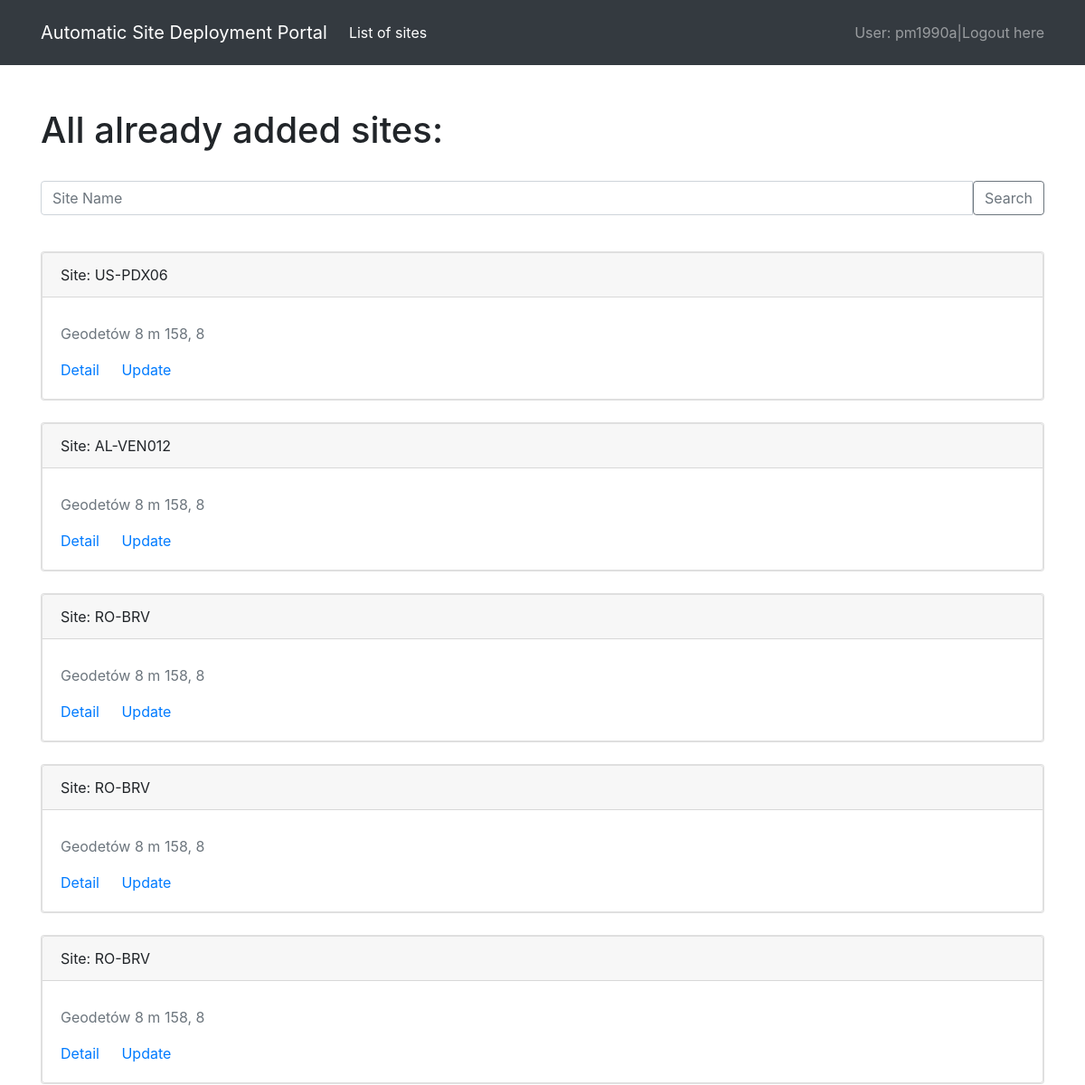
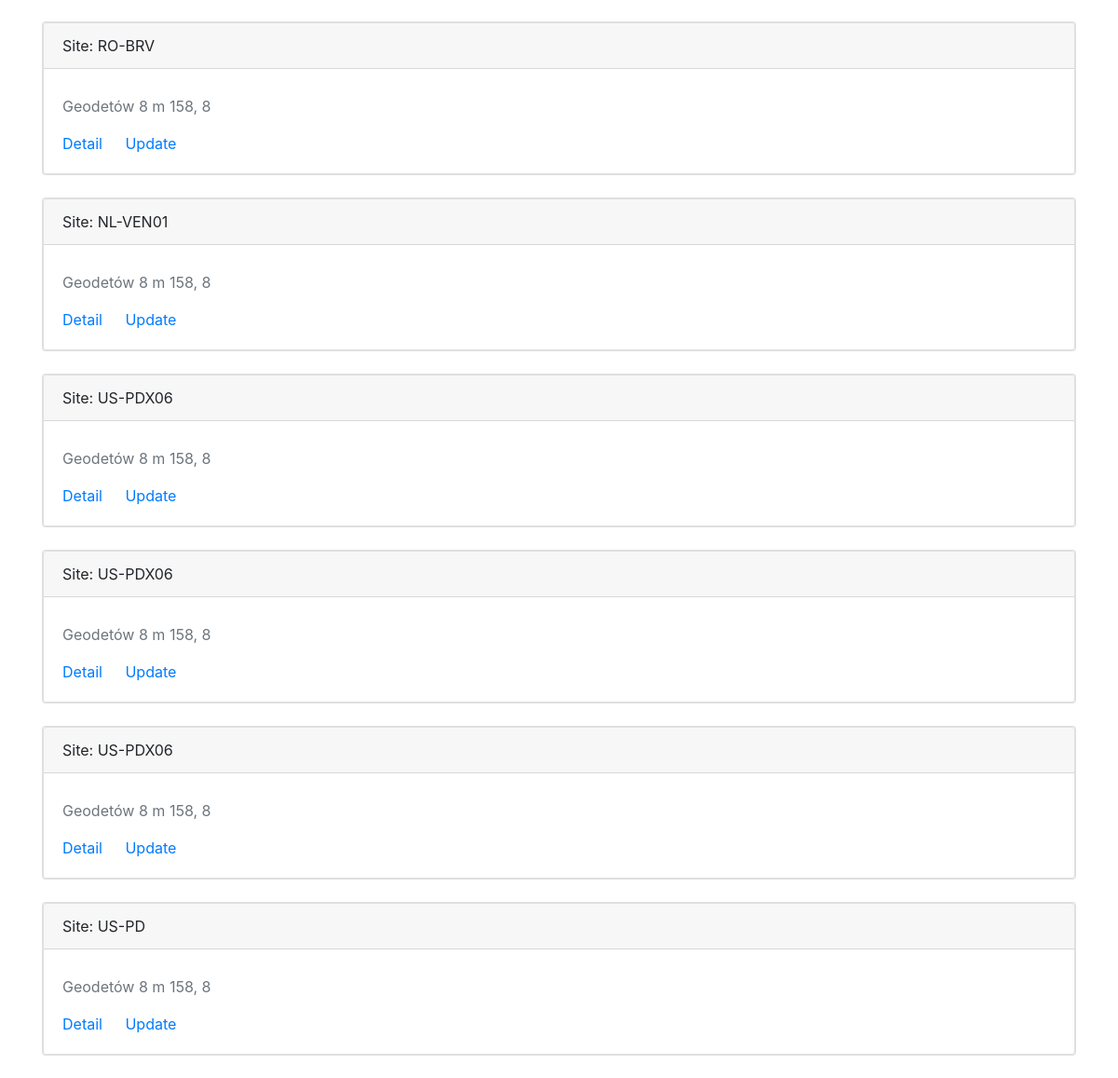
/lbe_portal/list/ (signed in), run on the app's committed database (2 pictures, top to bottom).
### lbeportal/models.py (models this page shows, shortened)
class SiteVendor(models.Model):
    site_code = models.CharField(verbose_name="Site Code", max_length=10, help_text='Code requested by Vendor Team')
    delivery_type = models.CharField(choices=DELIVERY_TYPE, verbose_name='Type of delivery', max_length=64)
    address = models.CharField(verbose_name="Site Address", max_length=64)
    bandwidth = models.IntegerField(verbose_name="Bandwidth")
    site_classification = models.CharField(choices=CLASSIFICATION, verbose_name="Site Classification:", max_length=64)
    user = models.ForeignKey(settings.AUTH_USER_MODEL, default=1, on_delete=models.CASCADE)
    def __str__(self):
        return self.site_code
    def get_absolute_url(self):
        return '/lbe_portal/{}'.format(self.pk)

### lbeportal/views.py (the view)
# urls.py: path('list/', SiteVendorListView.as_view(), name='list'),
class SiteVendorListView(ListView):
    template_name = 'sitevendor_list.html'
    paginate_by = 20
    ordering = ['-pk']
    model = SiteVendor
    def get_queryset(self):
        query = self.request.GET.get('query')
        if query:
            object_list = SiteVendor.objects.filter(
                Q(site_code__icontains=query)|
                Q(address__icontains=query)
            ).distinct()
        else:
            object_list = SiteVendor.objects.all()
        return object_list

### templates/sitevendor_list.html (shortened to what this page needs)
{% extends 'base.html' %}
{% block content %}
<div class="container">
<br>
    <h1>All already added sites:</h1>
<br>
        <form method="GET" action="" class="form-group">
            <div class="input-group mb-3">
        <input type="text" class="form-control" name='query' placeholder="Site Name"/>
        <input type="submit" class="btn btn-outline-secondary" value="Search"/>
            </div>
        </form>
<br>
    {% for o in object_list %}
<div class="card ">
        <div class="card" >
            <div class="card-header">Site:  {{ o }}</div>
            <div class="card-body">
                <p class="card-text text-muted">{{ o.address }}</p>
                <a href="{{ o.get_absolute_url }}" class="card-link">Detail</a>
                <a href="{% url 'lbeportal:update' o.pk %}" class="card-link">Update</a>
            </div>
            </div>
        </div>
<br>
    {% endfor %}
</div>
{% endblock %}

### templates/base.html (shortened to what this page needs)
{% load static %}
<html lang="pl">
<head>
    <link rel="stylesheet" href="https://stackpath.bootstrapcdn.com/bootstrap/4.3.1/css/bootstrap.min.css">
</head>
<body>
{% block navbar %}
  <nav class="navbar navbar-expand-lg navbar-dark bg-dark p-3">
    <div class="container">
      <a class="navbar-brand" href="{% url 'lbeportal:main' %}">Automatic Site Deployment Portal</a>
      <div class="collapse navbar-collapse" id="navbarSupportedContent">
        <ul class="navbar-nav mr-auto mt-2 mt-lg-0">
          <li class="nav-item active">
            <a class="nav-link" href="{% url 'lbeportal:list' %}">List of sites</a>
          </li>
        </ul>
          <ul class="nav justify-content-end">
              <li class="nav-item">
                <a class="navbar-text" href="#">User: {{user}}</a>
              </li>
              <li class="nav-item">
                <a class="navbar-text" href="#">    |   </a>
              </li>
              <li class="nav-item">
            {% if user.is_authenticated %}
              <a class="navbar-text" href="/logout">Logout here</a>
            {% else %}
              <a class="navbar-text" href="/login">Login here</a>
            {% endif %}
              </li>
          </ul>
      </div>
      </div>
  </nav>
<br>
  {% endblock %}
    {% block content %}
    {% endblock %}
</body>
</html>

### data on the page
SiteVendor: site_code "US-PDX06", address "Geodetów 8 m 158, 8"
SiteVendor: site_code "AL-VEN012", address "Geodetów 8 m 158, 8"
SiteVendor: site_code "RO-BRV", address "Geodetów 8 m 158, 8"
SiteVendor: site_code "RO-BRV", address "Geodetów 8 m 158, 8"
SiteVendor: site_code "RO-BRV", address "Geodetów 8 m 158, 8"
SiteVendor: site_code "RO-BRV", address "Geodetów 8 m 158, 8"
SiteVendor: site_code "NL-VEN01", address "Geodetów 8 m 158, 8"
SiteVendor: site_code "US-PDX06", address "Geodetów 8 m 158, 8"
SiteVendor: site_code "US-PDX06", address "Geodetów 8 m 158, 8"
SiteVendor: site_code "US-PDX06", address "Geodetów 8 m 158, 8"
SiteVendor: site_code "US-PD", address "Geodetów 8 m 158, 8"

### other printed values
{{ user }} "pm1990a"
